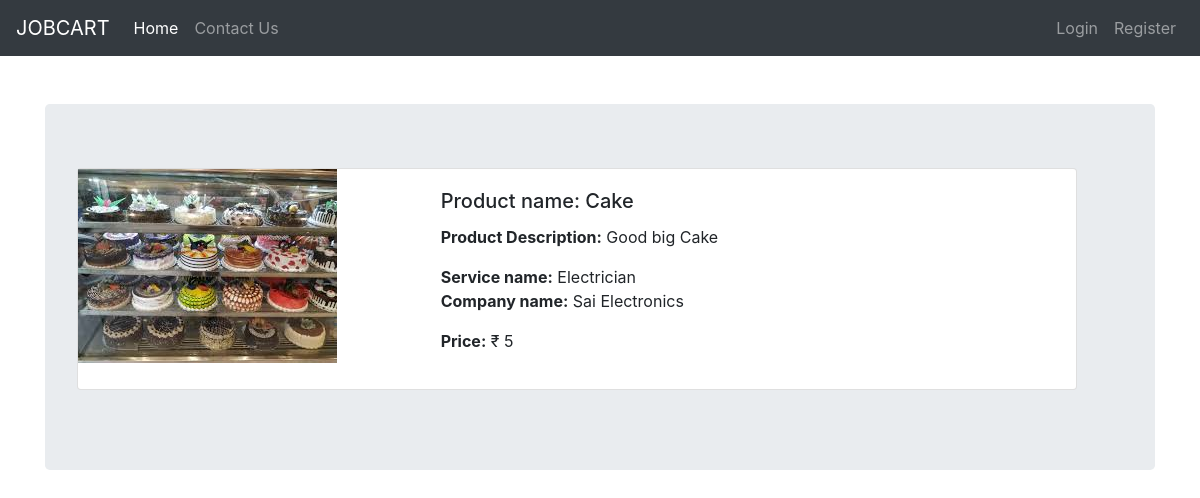
The page /consumer/product_view/8 on the database its author committed.
### service/models.py (models this page shows, shortened)
class Products(models.Model):
    product_id = models.AutoField
    product_name = models.CharField(max_length=100,default=' ')
    product_desc = models.CharField(max_length=100,default=' ')
    product_price = models.IntegerField()
    product_distributer = models.ForeignKey(ServiceProvider, on_delete = models.CASCADE)
    product_image= models.ImageField(default='default.jpeg', upload_to='product_pics',null=True, blank=True)

class ServiceProvider(models.Model):
    user = models.OneToOneField(User, on_delete=models.CASCADE, primary_key = True)
    service_name = models.CharField(max_length=100,default=' ')
    company_name = models.CharField(max_length=100,default='')
    service_picture = models.ImageField(default='default.jpeg', upload_to='service_pics',null=True, blank=True)
    def __str__(self):
        return self.company_name

### consumer/views.py (the view)
# urls.py: path('product_view/<int:id>', views.productView, name="Product_view"),
def productView(request,id):
	product = Products.objects.filter(id=id)
	return render(request, 'consumer/product_view.html',{'product':product[0]})

### consumer/templates/consumer/product_view.html (shortened to what this page needs)
{% extends "consumer/base_consumer.html" %}
{% block body %}
<div class="container mt-5">
	  <div class="jumbotron" style="max-height: 500px;">
		  <div class="card mb-3" style="max-width: 1000px;">
		  <div class="row g-0">
		    <div class="col-md-4">
		      <img
		        src={{product.product_image.url}}
		        alt="..."
		        class="img-fluid"
		      />
		    </div>
		    <div class="col-md-8">
		      <div class="card-body">
		        <h5 class="card-title" style="">Product name: {{product.product_name}}</h5>
		        <p class="card-text">
		          <b>Product Description:</b> {{product.product_desc}}
		        </p>
		        <p class="card-text">
		          <b>Service name:</b> {{product.product_distributer.service_name}}
		          <br>
		          <b>Company name:</b> {{product.product_distributer}}
		        </p>
		        <p>
		        	<b>Price:</b> &#8377 {{product.product_price}}
		        </p>
		      </div>
		    </div>
		  </div>
		</div>
	</div>
</div>
{% endblock body %}

### rows shown on the page
Products: product_image (picture), product_name "Cake", product_desc "Good big Cake", product_distributer.service_name "Electrician", product_distributer "Sai Electronics", product_price "5"
